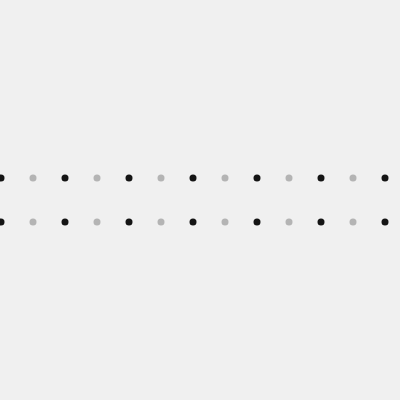
Frame 1 (no input)
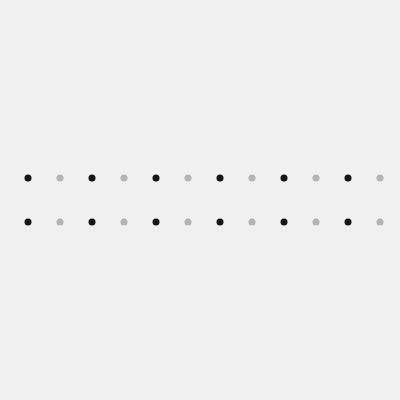
Frame 60 (no input)
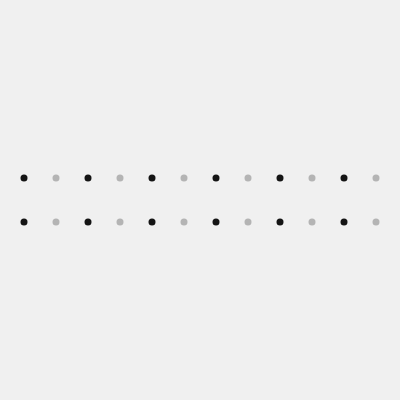
Frame 120 (the mouse pressed at the canvas centre since frame 60)

The p5.js sketch that drew these frames (run headless with seeded random() and noise() and a simulated clock; from frame 60 on, the mouse is pressed at the canvas centre):

// p5.js sketch
// ── sketch.js
// DM2008 — Activity 2b

let shift = 0;       
let spacing = 32;     
let speed = 1;        

let bgColor;
let colorA;
let colorB;

function setup() {
  createCanvas(400, 400);
  noStroke();

  bgColor = color(240);
  colorA = color(20);
  colorB = color(180);
}

  function draw() {
  background(bgColor);


  shift += speed;

    
  if (shift >= spacing) {
    shift -= spacing;
  }

  for (let row = 0; row < 2; row++) {
    let y = height / 2;
    if (row == 0) y -= 22;
    else y += 22;

    // pattern
    for (let i = -spacing; i < width + spacing; i += spacing) {
      let x = i + shift;

      // color
      if (i % (spacing * 2) == 0) {
        fill(colorA);
      } else {
        fill(colorB);
      }

      ellipse(x, y, 7, 7);
    }
  }
}

function keyPressed() {
  switch (key) {
    case '1': // Palette 1 (light)
      bgColor = color(240);
      colorA = color(20);
      colorB = color(180);
      break;

    case '2': // Palette 2 (dark)
      bgColor = color(20);
      colorA = color(255);
      colorB = color(120);
      break;
  }
}
